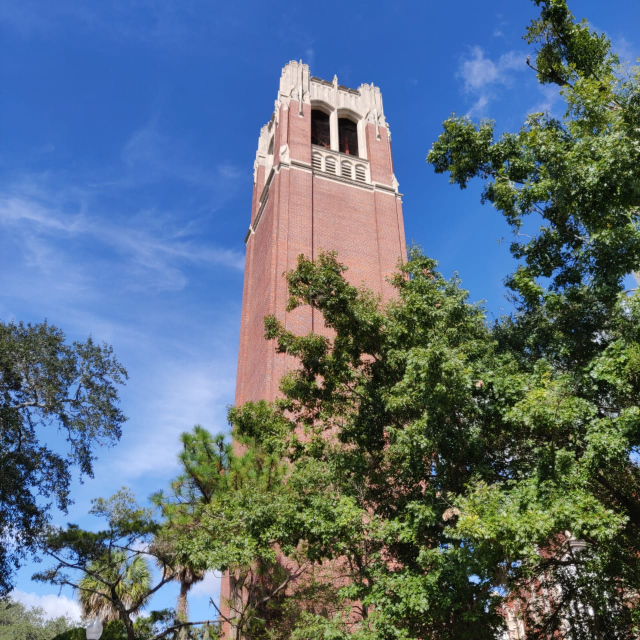
#> input picture images/cent.jpg, 1280 x 1280 px, found by its file name (shown at 1/2 size)
$ python bilateral_filter.py
#> lines starting #> are read from the running program, lines starting #| are printed output that depends on the picture
# -*- coding: utf-8 -*-
"""
* Bilateral filter
* Need to reduce the size of the images to say (64,64) before applying the bilateral ﬁlter otherwise,
* Else, the ﬁltering operation can be very slow
"""
import cv2
import numpy as np
from timeit import default_timer as timer

img = cv2.imread('cent.jpg')
#> img is the input picture: shape (1280, 1280, 3); mean B, G, R 126, 109.8, 90.6
m, n = 480, 480
f = cv2.resize(img, (m,n))
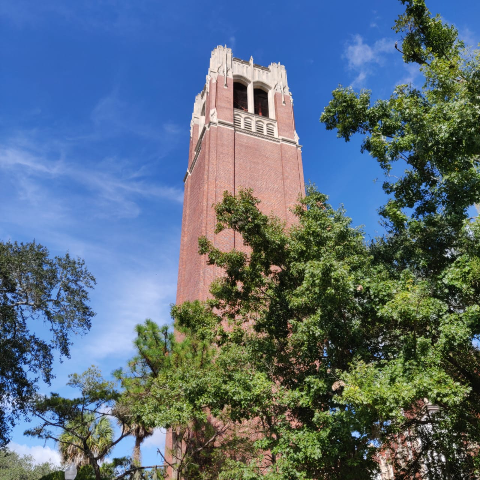
#> f: shape (480, 480, 3); mean B, G, R 125.9, 109.7, 90.5
cv2.imwrite('cent_resize.jpg',f)

sig_d = 10
sig_r = 50

g = np.zeros(f.shape, dtype = np.uint8)
d = np.zeros((7,7))
start = timer()
for k in range (0,7):
    for l in range (0,7):
        d[k][l] = np.exp(-((k-3)**2 + (l-3)**2)/(2*(sig_d**2)) )

for z in range(0,3):
    for i in range (0,m):
        for j in range (0,n):
            w,r,a,b = 0,0,0,0
            #r = np.zeros((11,11))
            for k in range (0,7): #using a reduced kernel size
                for l in range (0,7):
                    if i-k+3 >= 0 and i-k+3 < m and j-l+3 >= 0 and j-l+3 < n:
#> (the run stopped early here; a loop or call above may not have finished)
